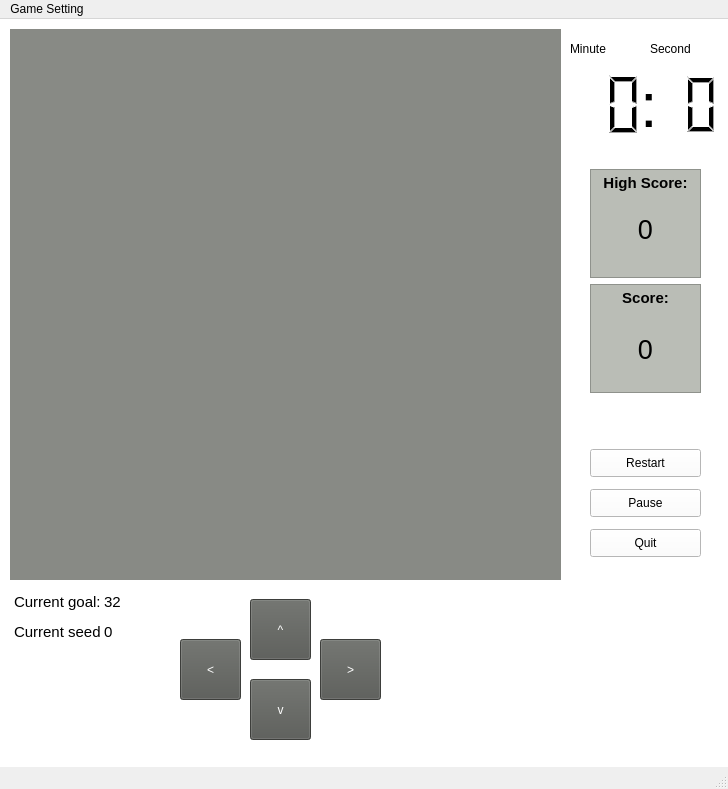
<?xml version="1.0" encoding="UTF-8"?>
<ui version="4.0">
 <class>MainWindow</class>
 <widget class="QMainWindow" name="MainWindow">
  <property name="geometry">
   <rect>
    <x>0</x>
    <y>0</y>
    <width>728</width>
    <height>789</height>
   </rect>
  </property>
  <property name="windowTitle">
   <string>MainWindow</string>
  </property>
  <widget class="QWidget" name="centralwidget">
   <property name="styleSheet">
    <string notr="true">background-color: rgb(255, 255, 255);</string>
   </property>
   <widget class="QPushButton" name="upButton">
    <property name="geometry">
     <rect>
      <x>250</x>
      <y>580</y>
      <width>61</width>
      <height>61</height>
     </rect>
    </property>
    <property name="styleSheet">
     <string notr="true">background-color: rgb(85, 87, 83);
color: rgb(255, 255, 255);</string>
    </property>
    <property name="text">
     <string>^</string>
    </property>
   </widget>
   <widget class="QPushButton" name="leftButton">
    <property name="geometry">
     <rect>
      <x>180</x>
      <y>620</y>
      <width>61</width>
      <height>61</height>
     </rect>
    </property>
    <property name="styleSheet">
     <string notr="true">background-color: rgb(85, 87, 83);
color: rgb(255, 255, 255);</string>
    </property>
    <property name="text">
     <string>&lt;</string>
    </property>
   </widget>
   <widget class="QPushButton" name="rightButton">
    <property name="geometry">
     <rect>
      <x>320</x>
      <y>620</y>
      <width>61</width>
      <height>61</height>
     </rect>
    </property>
    <property name="styleSheet">
     <string notr="true">background-color: rgb(85, 87, 83);
color: rgb(255, 255, 255);</string>
    </property>
    <property name="text">
     <string>&gt;</string>
    </property>
   </widget>
   <widget class="QPushButton" name="downButton">
    <property name="geometry">
     <rect>
      <x>250</x>
      <y>660</y>
      <width>61</width>
      <height>61</height>
     </rect>
    </property>
    <property name="styleSheet">
     <string notr="true">background-color: rgb(85, 87, 83);
color: rgb(255, 255, 255);</string>
    </property>
    <property name="text">
     <string>v</string>
    </property>
   </widget>
   <widget class="QWidget" name="horizontalLayoutWidget">
    <property name="geometry">
     <rect>
      <x>570</x>
      <y>40</y>
      <width>151</width>
      <height>91</height>
     </rect>
    </property>
    <layout class="QHBoxLayout" name="horizontalLayout">
     <item>
      <widget class="QLCDNumber" name="MinuteLcdNumber">
       <property name="styleSheet">
        <string notr="true">border-color: rgba(0, 0, 0, 0); border: 0px;</string>
       </property>
       <property name="digitCount">
        <number>2</number>
       </property>
       <property name="mode">
        <enum>QLCDNumber::Hex</enum>
       </property>
       <property name="segmentStyle">
        <enum>QLCDNumber::Filled</enum>
       </property>
      </widget>
     </item>
     <item>
      <widget class="QLCDNumber" name="SecondLcdNumber">
       <property name="styleSheet">
        <string notr="true">border: 0px;</string>
       </property>
       <property name="digitCount">
        <number>2</number>
       </property>
      </widget>
     </item>
    </layout>
   </widget>
   <widget class="QWidget" name="widget" native="true">
    <property name="geometry">
     <rect>
      <x>10</x>
      <y>10</y>
      <width>551</width>
      <height>551</height>
     </rect>
    </property>
    <property name="styleSheet">
     <string notr="true">background-color: rgb(136, 138, 133);</string>
    </property>
   </widget>
   <widget class="QTextBrowser" name="GameStatus">
    <property name="geometry">
     <rect>
      <x>390</x>
      <y>570</y>
      <width>311</width>
      <height>161</height>
     </rect>
    </property>
    <property name="styleSheet">
     <string notr="true">background-color: rgba(191, 64, 64, 0);
color: rgb(255, 255, 255);
border-color: rgba(191, 64, 64, 0);</string>
    </property>
   </widget>
   <widget class="QTextBrowser" name="HighScoreText">
    <property name="geometry">
     <rect>
      <x>590</x>
      <y>190</y>
      <width>111</width>
      <height>61</height>
     </rect>
    </property>
    <property name="font">
     <font>
      <pointsize>20</pointsize>
     </font>
    </property>
    <property name="styleSheet">
     <string notr="true">background-color: rgba(0, 0, 0, 0);
border-color: rgba(0, 0, 0, 0);
text-align:center;</string>
    </property>
    <property name="html">
     <string>&lt;!DOCTYPE HTML PUBLIC &quot;-//W3C//DTD HTML 4.0//EN&quot; &quot;http://www.w3.org/TR/REC-html40/strict.dtd&quot;&gt;
&lt;html&gt;&lt;head&gt;&lt;meta name=&quot;qrichtext&quot; content=&quot;1&quot; /&gt;&lt;style type=&quot;text/css&quot;&gt;
p, li { white-space: pre-wrap; }
&lt;/style&gt;&lt;/head&gt;&lt;body style=&quot; font-family:'Cantarell'; font-size:20pt; font-weight:400; font-style:normal;&quot;&gt;
&lt;p align=&quot;center&quot; style=&quot; margin-top:0px; margin-bottom:0px; margin-left:0px; margin-right:0px; -qt-block-indent:0; text-indent:0px;&quot;&gt;0&lt;/p&gt;&lt;/body&gt;&lt;/html&gt;</string>
    </property>
   </widget>
   <widget class="QTextBrowser" name="ScoreText">
    <property name="geometry">
     <rect>
      <x>590</x>
      <y>310</y>
      <width>111</width>
      <height>61</height>
     </rect>
    </property>
    <property name="font">
     <font>
      <pointsize>20</pointsize>
     </font>
    </property>
    <property name="styleSheet">
     <string notr="true">background-color: rgba(0, 0, 0, 0);
border-color: rgba(0, 0, 0, 0);
text-align:center;</string>
    </property>
    <property name="html">
     <string>&lt;!DOCTYPE HTML PUBLIC &quot;-//W3C//DTD HTML 4.0//EN&quot; &quot;http://www.w3.org/TR/REC-html40/strict.dtd&quot;&gt;
&lt;html&gt;&lt;head&gt;&lt;meta name=&quot;qrichtext&quot; content=&quot;1&quot; /&gt;&lt;style type=&quot;text/css&quot;&gt;
p, li { white-space: pre-wrap; }
&lt;/style&gt;&lt;/head&gt;&lt;body style=&quot; font-family:'Cantarell'; font-size:20pt; font-weight:400; font-style:normal;&quot;&gt;
&lt;p align=&quot;center&quot; style=&quot; margin-top:0px; margin-bottom:0px; margin-left:0px; margin-right:0px; -qt-block-indent:0; text-indent:0px;&quot;&gt;0&lt;/p&gt;&lt;/body&gt;&lt;/html&gt;</string>
    </property>
   </widget>
   <widget class="QPushButton" name="pauseButton">
    <property name="geometry">
     <rect>
      <x>590</x>
      <y>470</y>
      <width>111</width>
      <height>28</height>
     </rect>
    </property>
    <property name="text">
     <string>Pause</string>
    </property>
   </widget>
   <widget class="QPushButton" name="RestartButton">
    <property name="geometry">
     <rect>
      <x>590</x>
      <y>430</y>
      <width>111</width>
      <height>28</height>
     </rect>
    </property>
    <property name="text">
     <string>Restart</string>
    </property>
   </widget>
   <widget class="QWidget" name="verticalLayoutWidget">
    <property name="geometry">
     <rect>
      <x>590</x>
      <y>150</y>
      <width>111</width>
      <height>224</height>
     </rect>
    </property>
    <layout class="QVBoxLayout" name="verticalLayout_2">
     <item>
      <widget class="QTextBrowser" name="currentScoreText">
       <property name="styleSheet">
        <string notr="true">background-color: rgb(186, 189, 182);</string>
       </property>
       <property name="html">
        <string>&lt;!DOCTYPE HTML PUBLIC &quot;-//W3C//DTD HTML 4.0//EN&quot; &quot;http://www.w3.org/TR/REC-html40/strict.dtd&quot;&gt;
&lt;html&gt;&lt;head&gt;&lt;meta name=&quot;qrichtext&quot; content=&quot;1&quot; /&gt;&lt;style type=&quot;text/css&quot;&gt;
p, li { white-space: pre-wrap; }
&lt;/style&gt;&lt;/head&gt;&lt;body style=&quot; font-family:'Cantarell'; font-size:11pt; font-weight:400; font-style:normal;&quot;&gt;
&lt;p align=&quot;center&quot; style=&quot; margin-top:0px; margin-bottom:0px; margin-left:0px; margin-right:0px; -qt-block-indent:0; text-indent:0px;&quot;&gt;&lt;span style=&quot; font-weight:600;&quot;&gt;High Score:&lt;/span&gt;&lt;/p&gt;&lt;/body&gt;&lt;/html&gt;</string>
       </property>
      </widget>
     </item>
     <item>
      <widget class="QTextBrowser" name="highScoreText">
       <property name="styleSheet">
        <string notr="true">background-color: rgb(186, 189, 182);</string>
       </property>
       <property name="html">
        <string>&lt;!DOCTYPE HTML PUBLIC &quot;-//W3C//DTD HTML 4.0//EN&quot; &quot;http://www.w3.org/TR/REC-html40/strict.dtd&quot;&gt;
&lt;html&gt;&lt;head&gt;&lt;meta name=&quot;qrichtext&quot; content=&quot;1&quot; /&gt;&lt;style type=&quot;text/css&quot;&gt;
p, li { white-space: pre-wrap; }
&lt;/style&gt;&lt;/head&gt;&lt;body style=&quot; font-family:'Cantarell'; font-size:11pt; font-weight:400; font-style:normal;&quot;&gt;
&lt;p align=&quot;center&quot; style=&quot; margin-top:0px; margin-bottom:0px; margin-left:0px; margin-right:0px; -qt-block-indent:0; text-indent:0px;&quot;&gt;&lt;span style=&quot; font-weight:600;&quot;&gt;Score:&lt;/span&gt;&lt;/p&gt;&lt;/body&gt;&lt;/html&gt;</string>
       </property>
      </widget>
     </item>
    </layout>
   </widget>
   <widget class="QLabel" name="minuteText">
    <property name="geometry">
     <rect>
      <x>570</x>
      <y>20</y>
      <width>63</width>
      <height>20</height>
     </rect>
    </property>
    <property name="text">
     <string>Minute</string>
    </property>
   </widget>
   <widget class="QLabel" name="secondText">
    <property name="geometry">
     <rect>
      <x>650</x>
      <y>20</y>
      <width>63</width>
      <height>20</height>
     </rect>
    </property>
    <property name="text">
     <string>Second</string>
    </property>
   </widget>
   <widget class="QPushButton" name="quitButton">
    <property name="geometry">
     <rect>
      <x>590</x>
      <y>510</y>
      <width>111</width>
      <height>28</height>
     </rect>
    </property>
    <property name="text">
     <string>Quit</string>
    </property>
   </widget>
   <widget class="QLabel" name="colonText">
    <property name="geometry">
     <rect>
      <x>640</x>
      <y>50</y>
      <width>20</width>
      <height>71</height>
     </rect>
    </property>
    <property name="font">
     <font>
      <pointsize>47</pointsize>
     </font>
    </property>
    <property name="styleSheet">
     <string notr="true">background-color: rgba(0, 0, 0, 0);</string>
    </property>
    <property name="text">
     <string>:</string>
    </property>
   </widget>
   <widget class="QTextBrowser" name="goalText">
    <property name="geometry">
     <rect>
      <x>100</x>
      <y>570</y>
      <width>121</width>
      <height>31</height>
     </rect>
    </property>
    <property name="styleSheet">
     <string notr="true">border: 0px;</string>
    </property>
    <property name="html">
     <string>&lt;!DOCTYPE HTML PUBLIC &quot;-//W3C//DTD HTML 4.0//EN&quot; &quot;http://www.w3.org/TR/REC-html40/strict.dtd&quot;&gt;
&lt;html&gt;&lt;head&gt;&lt;meta name=&quot;qrichtext&quot; content=&quot;1&quot; /&gt;&lt;style type=&quot;text/css&quot;&gt;
p, li { white-space: pre-wrap; }
&lt;/style&gt;&lt;/head&gt;&lt;body style=&quot; font-family:'Cantarell'; font-size:11pt; font-weight:400; font-style:normal;&quot;&gt;
&lt;p style=&quot; margin-top:0px; margin-bottom:0px; margin-left:0px; margin-right:0px; -qt-block-indent:0; text-indent:0px;&quot;&gt;32&lt;/p&gt;&lt;/body&gt;&lt;/html&gt;</string>
    </property>
   </widget>
   <widget class="QTextBrowser" name="textBrowser">
    <property name="geometry">
     <rect>
      <x>10</x>
      <y>570</y>
      <width>141</width>
      <height>31</height>
     </rect>
    </property>
    <property name="styleSheet">
     <string notr="true">border: 0px;</string>
    </property>
    <property name="html">
     <string>&lt;!DOCTYPE HTML PUBLIC &quot;-//W3C//DTD HTML 4.0//EN&quot; &quot;http://www.w3.org/TR/REC-html40/strict.dtd&quot;&gt;
&lt;html&gt;&lt;head&gt;&lt;meta name=&quot;qrichtext&quot; content=&quot;1&quot; /&gt;&lt;style type=&quot;text/css&quot;&gt;
p, li { white-space: pre-wrap; }
&lt;/style&gt;&lt;/head&gt;&lt;body style=&quot; font-family:'Cantarell'; font-size:11pt; font-weight:400; font-style:normal;&quot;&gt;
&lt;p style=&quot; margin-top:0px; margin-bottom:0px; margin-left:0px; margin-right:0px; -qt-block-indent:0; text-indent:0px;&quot;&gt;Current goal:&lt;/p&gt;&lt;/body&gt;&lt;/html&gt;</string>
    </property>
   </widget>
   <widget class="QTextBrowser" name="textBrowser_2">
    <property name="geometry">
     <rect>
      <x>10</x>
      <y>600</y>
      <width>101</width>
      <height>31</height>
     </rect>
    </property>
    <property name="styleSheet">
     <string notr="true">border: 0px;</string>
    </property>
    <property name="html">
     <string>&lt;!DOCTYPE HTML PUBLIC &quot;-//W3C//DTD HTML 4.0//EN&quot; &quot;http://www.w3.org/TR/REC-html40/strict.dtd&quot;&gt;
&lt;html&gt;&lt;head&gt;&lt;meta name=&quot;qrichtext&quot; content=&quot;1&quot; /&gt;&lt;style type=&quot;text/css&quot;&gt;
p, li { white-space: pre-wrap; }
&lt;/style&gt;&lt;/head&gt;&lt;body style=&quot; font-family:'Cantarell'; font-size:11pt; font-weight:400; font-style:normal;&quot;&gt;
&lt;p style=&quot; margin-top:0px; margin-bottom:0px; margin-left:0px; margin-right:0px; -qt-block-indent:0; text-indent:0px;&quot;&gt;Current seed:&lt;/p&gt;&lt;/body&gt;&lt;/html&gt;</string>
    </property>
   </widget>
   <widget class="QTextBrowser" name="seedText">
    <property name="geometry">
     <rect>
      <x>100</x>
      <y>600</y>
      <width>61</width>
      <height>31</height>
     </rect>
    </property>
    <property name="styleSheet">
     <string notr="true">border: 0px;</string>
    </property>
    <property name="html">
     <string>&lt;!DOCTYPE HTML PUBLIC &quot;-//W3C//DTD HTML 4.0//EN&quot; &quot;http://www.w3.org/TR/REC-html40/strict.dtd&quot;&gt;
&lt;html&gt;&lt;head&gt;&lt;meta name=&quot;qrichtext&quot; content=&quot;1&quot; /&gt;&lt;style type=&quot;text/css&quot;&gt;
p, li { white-space: pre-wrap; }
&lt;/style&gt;&lt;/head&gt;&lt;body style=&quot; font-family:'Cantarell'; font-size:11pt; font-weight:400; font-style:normal;&quot;&gt;
&lt;p style=&quot; margin-top:0px; margin-bottom:0px; margin-left:0px; margin-right:0px; -qt-block-indent:0; text-indent:0px;&quot;&gt;0&lt;/p&gt;&lt;/body&gt;&lt;/html&gt;</string>
    </property>
   </widget>
   <zorder>upButton</zorder>
   <zorder>leftButton</zorder>
   <zorder>rightButton</zorder>
   <zorder>downButton</zorder>
   <zorder>horizontalLayoutWidget</zorder>
   <zorder>widget</zorder>
   <zorder>pauseButton</zorder>
   <zorder>RestartButton</zorder>
   <zorder>GameStatus</zorder>
   <zorder>verticalLayoutWidget</zorder>
   <zorder>ScoreText</zorder>
   <zorder>minuteText</zorder>
   <zorder>secondText</zorder>
   <zorder>quitButton</zorder>
   <zorder>HighScoreText</zorder>
   <zorder>colonText</zorder>
   <zorder>textBrowser</zorder>
   <zorder>goalText</zorder>
   <zorder>textBrowser_2</zorder>
   <zorder>seedText</zorder>
  </widget>
  <widget class="QMenuBar" name="menubar">
   <property name="geometry">
    <rect>
     <x>0</x>
     <y>0</y>
     <width>728</width>
     <height>25</height>
    </rect>
   </property>
   <widget class="QMenu" name="menuGame_Setting">
    <property name="title">
     <string>Game Setting</string>
    </property>
    <widget class="QMenu" name="menuGame_size">
     <property name="title">
      <string>Game size</string>
     </property>
     <addaction name="action3x3"/>
     <addaction name="action4x4"/>
     <addaction name="action5x5"/>
     <addaction name="action6x6"/>
    </widget>
    <widget class="QMenu" name="menuGoal">
     <property name="title">
      <string>Goal</string>
     </property>
     <addaction name="actionSet_Goal"/>
     <addaction name="actionUnlimited"/>
    </widget>
    <widget class="QMenu" name="menuSeed">
     <property name="title">
      <string>Seed</string>
     </property>
     <addaction name="actionSet_seed"/>
     <addaction name="actionRandom_Seed_2"/>
    </widget>
    <addaction name="menuGame_size"/>
    <addaction name="menuGoal"/>
    <addaction name="menuSeed"/>
    <addaction name="actionQuit"/>
   </widget>
   <addaction name="menuGame_Setting"/>
  </widget>
  <widget class="QStatusBar" name="statusbar"/>
  <action name="action3x3">
   <property name="text">
    <string>3x3</string>
   </property>
  </action>
  <action name="action4x4">
   <property name="text">
    <string>4x4</string>
   </property>
  </action>
  <action name="action5x5">
   <property name="text">
    <string>5x5</string>
   </property>
  </action>
  <action name="action6x6">
   <property name="text">
    <string>6x6</string>
   </property>
  </action>
  <action name="actionSet_Goal">
   <property name="text">
    <string>Set Goal</string>
   </property>
  </action>
  <action name="actionUnlimited">
   <property name="checkable">
    <bool>true</bool>
   </property>
   <property name="text">
    <string>Unlimited</string>
   </property>
  </action>
  <action name="actionQuit">
   <property name="text">
    <string>Quit</string>
   </property>
  </action>
  <action name="actionSet_seed">
   <property name="text">
    <string>Set Seed</string>
   </property>
  </action>
  <action name="actionRandom_Seed_2">
   <property name="checkable">
    <bool>true</bool>
   </property>
   <property name="text">
    <string>Random Seed</string>
   </property>
  </action>
 </widget>
 <resources/>
 <connections/>
</ui>
